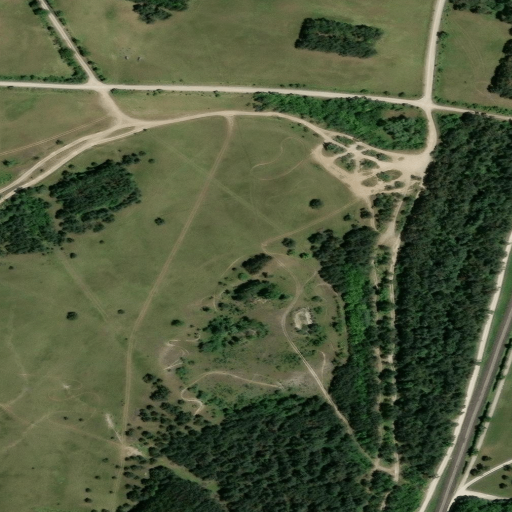
#> input picture bazel_workspace/Maps/satellite_tile.png, 1024 x 1024 px (shown at 1/2 size)
$ python -i gps.py   (imports and definitions only)
#> lines starting #> are read from the running program, lines starting #| are printed output that depends on the picture
### bazel_workspace/Maps/soca_map/config.py
"""
config.py — centralised paths, constants and API key loading.

All other modules import from here.
"""

import json
import math as _math
import os

# ── Paths ─────────────────────────────────────────────────────────────────────
MAPS_DIR = os.path.dirname(os.path.dirname(os.path.abspath(__file__)))
JSONL_PATH1 = os.path.join(MAPS_DIR, "10.9.0.50_2026-05-08_12-10-46_UTC.jsonl")
JSONL_PATH2 = os.path.join(MAPS_DIR, "10.9.0.50_2026-05-08_09-51-50_UTC.jsonl")
IMG_PATH = os.path.join(MAPS_DIR, "image.png")
OUT_HTML = os.path.join(MAPS_DIR, "terrain_3d_result.html")
OUT_PNG = os.path.join(MAPS_DIR, "terrain_3d_result.png")
TRUST_DB_PATH = os.path.join(MAPS_DIR, "trust_db.jsonl")

# ── Grid resolution ───────────────────────────────────────────────────────────
GRID_N = 180  # cells per axis (~4 m/cell over 720 m → ±1 cell buffer ≈ 12 m corridor)
_SAT_MARGIN = 1.5  # satellite tile padding around GPS bbox

# ── Camera/antenna height ─────────────────────────────────────────────────────
GPS_HEIGHT = 0.5  # metres above ground (UGV antenna)

# ── OpenTopography API key ────────────────────────────────────────────────────
_api_key_file = os.path.join(MAPS_DIR, "api_key")
OT_API_KEY = ""
if os.path.exists(_api_key_file):
    with open(_api_key_file) as _f:
        for _line in _f:
            if ":" in _line:
                OT_API_KEY = _line.split(":", 1)[1].strip()
                break
OT_API_KEY = OT_API_KEY or os.environ.get("OT_API_KEY", "")


# ── UTM Zone 32N → WGS84 ─────────────────────────────────────────────────────
# [31 lines left out: function utm32n_to_latlon, not called in this run]


# ── Auto-compute map bounds from GPS data ─────────────────────────────────────
def _gps_bounds(paths: list[str]) -> tuple[float, float, float, float]:
    all_e, all_n = [], []
    for path in paths:
        if not os.path.exists(path):
            continue
        with open(path) as fh:
            for line in fh:
                try:
                    p = json.loads(line.strip())["payload"]
                    all_e.append(p["easting"])
                    all_n.append(p["northing"])
                except Exception:
                    continue
    if not all_e:
        raise RuntimeError("No GPS points found in JSONL files.")
    return min(all_e), max(all_e), min(all_n), max(all_n)


_e_min, _e_max, _n_min, _n_max = _gps_bounds([JSONL_PATH1, JSONL_PATH2])

UTM_E_CENTER = (_e_min + _e_max) / 2
UTM_N_CENTER = (_n_min + _n_max) / 2
LAT_CENTER, LON_CENTER = utm32n_to_latlon(UTM_E_CENTER, UTM_N_CENTER)

_cos_lat = _math.cos(_math.radians(LAT_CENTER))
_lat_half = (_n_max - _n_min) / 2 / 111_320 * _SAT_MARGIN
_lon_half = (_e_max - _e_min) / 2 / (111_320 * _cos_lat) * _SAT_MARGIN

LAT_SPAN = round(_lat_half * 2, 5)
LON_SPAN = round(_lon_half * 2, 5)

### bazel_workspace/Maps/soca_map/gps.py
"""
gps.py — JSONL route loading, traversability + trust map, trust overlay.

Public API
----------
load_route(jsonl_path) -> RouteData
    Load a single JSONL GPS route.

compute_traversability(img_path) -> np.ndarray
    HSV-based cost map (0=free … 1=blocked) from terrain image.

compute_trust_map(cost_map, route_specs) -> np.ndarray
    Semantic trust grid merging cost map + robot traversal evidence.

make_trust_overlay_b64(trust_map) -> str
    RGBA PNG base64 for the 2-D satellite panel overlay.
"""

from __future__ import annotations

import base64
import io
import json
import os
from dataclasses import dataclass, field

import cv2
import numpy as np
from PIL import Image
from scipy.ndimage import gaussian_filter
from scipy.ndimage import label as nd_label

from .config import GRID_N, UTM_E_CENTER, UTM_N_CENTER

# ── Data container ────────────────────────────────────────────────────────────


@dataclass
class RouteData:
    """All data for one GPS route."""

    x: list[float]  # metres east of map centre
    y: list[float]  # metres north of map centre
    z: list[float]  # GPS altitude (m)
    spd: list[float]  # vehicle speed (km/h)
    dist: list[float]  # cumulative distance (m)
    ts: list[str]  # ISO timestamp strings
    name: str = ""
    _jsonl_path: str = field(default="", repr=False)

    # Downsampled views (set after snap_to_terrain)
    xs: list[float] = field(default_factory=list)
    ys: list[float] = field(default_factory=list)
    zs: list[float] = field(default_factory=list)  # terrain-snapped
    spds: list[float] = field(default_factory=list)
    dists: list[float] = field(default_factory=list)
    tss: list[str] = field(default_factory=list)

    @property
    def total_dist(self) -> float:
        return self.dist[-1] if self.dist else 0.0


# ── Route loading ─────────────────────────────────────────────────────────────


# [38 lines left out: function load_route, not called in this run]


# ── Traversability cost map ───────────────────────────────────────────────────


def compute_traversability(img_path: str) -> np.ndarray:
    """
    HSV-based traversability cost map from a terrain overview image.

    Returns GRID_N×GRID_N float32 array (0 = free, 1 = blocked).
    Falls back to a uniform 0.3 grid if the image cannot be read.
    """
#> called with img_path = '../satellite_tile.png'
    img_bgr = cv2.imread(img_path)
#> img_bgr is the input picture: shape (1024, 1024, 3); mean B, G, R 61.6, 90.2, 81.1
    if img_bgr is None:
        return np.full((GRID_N, GRID_N), 0.3, dtype=np.float32)

    hsv = cv2.GaussianBlur(cv2.cvtColor(img_bgr, cv2.COLOR_BGR2HSV), (5, 5), 0)
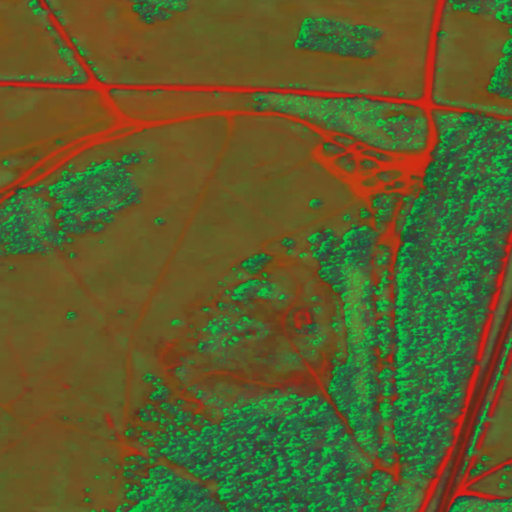
#> hsv: shape (1024, 1024, 3) (shown at 1/2 size); mean B, G, R 42.1, 92.9, 91
    h, w = hsv.shape[:2]
#> h = 1024; w = 1024
    cost = np.full((h, w), 0.4, dtype=np.float32)

    cost[cv2.inRange(hsv, (0, 0, 90), (180, 45, 220)) > 0] = 0.10  # rock / path
    cost[cv2.inRange(hsv, (8, 25, 60), (28, 255, 255)) > 0] = 0.15  # bare earth
    cost[cv2.inRange(hsv, (28, 20, 100), (40, 140, 255)) > 0] = 0.15  # yellow-brown
    cost[cv2.inRange(hsv, (30, 40, 20), (90, 255, 200)) > 0] = 0.55  # vegetation
    cost[cv2.inRange(hsv, (90, 50, 20), (130, 255, 220)) > 0] = 0.95  # water
    cost[cv2.inRange(hsv, (0, 0, 0), (180, 255, 55)) > 0] = 0.70  # dark / shadow

#> (the run stopped early here; a loop or call above may not have finished)
